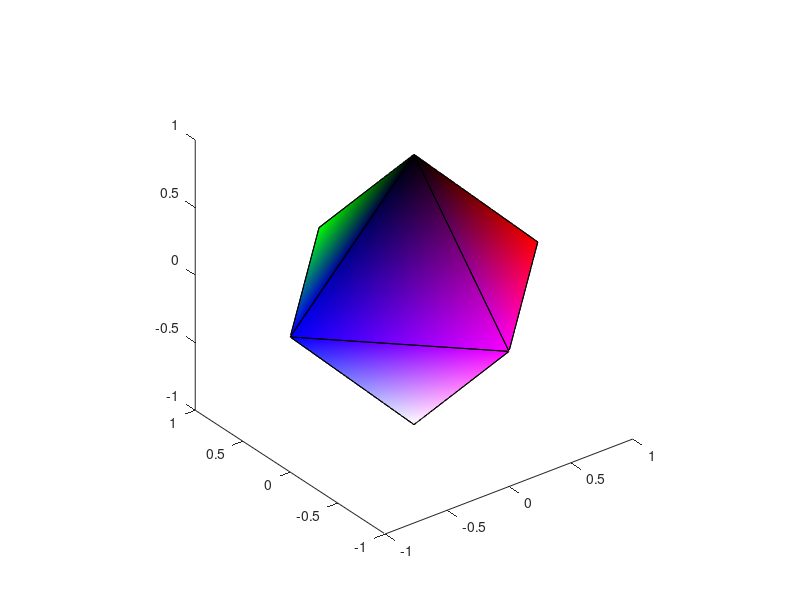

MATLAB code for this plot: (Note: this script raises an error after producing the figure.)
function mz3_demo
%creates different variations of the mz3 format
%Object is based on
% https://brainder.org/2011/09/25/braindering-with-ascii-files/

%vertex coordinates (x,y,z)
vert = [1 0 0; 0 1 0; 0 0 1; -1 0 0; 0 -1 0; 0 0 -1];
%definition of faces from vertex index (1st vertex is 1)
face = [1 2 3; 2 4 3; 4 5 3; 5 1 3; 2 1 6; 4 2 6; 5 4 6; 1 5 6];
%face = [1 2 3; 2 4 3; 4 5 3; 5 1 3; 2 6 1; 4 6 2; 5 6 4; 1 6 5];
%vertex colors RGB triplet for each vertex
vertRGB = [1 0 0; 0 1 0; 0 0 0; 0 0 1; 1 0 1; 1 1 1];
vertRGBA = [vertRGB, ones(size(vertRGB,1),1)];
%vertex intensity
inten = [1 2 3 4 5 6]';
%display results:
patch('Faces',face,'Vertices',vert,'FaceVertexCData',vertRGB, 'FaceColor','interp'); view(3); axis vis3d;
writeMz3Sub('3Mesh.mz3', face, vert);
writeMz3Sub('7ColoredMeshPerVertex.mz3', face, vert, vertRGB);
writeMz3Sub('8Scalar.mz3', [], [],inten);
writeMz3Sub('11ScalarMesh.mz3', face, vert,inten);
writeMz3Sub('15TemplateMesh.mz3', face, vert,[vertRGBA, inten]);
%per face colors
vert = [1 0 0; 0 1 0; 0 0 1; ...
        0 1 0; -1 0 0; 0 0 1; ...
        -1 0 0; 0 -1 0; 0 0 1; ...
        0 -1 0; 1 0 0; 0 0 1; ...
        0 1 0; 1 0 0; 0 0 -1; ...
        -1 0 0; 0 1 0; 0 0 -1; ...
        0 -1 0; -1 0 0; 0 0 -1; ...
        1 0 0; 0 -1 0; 0 0 -1];
face = reshape(1:24,3,8)';
vertRGB = [1 0 0; 0 1 0; 0 0 0; 0 0 1; 1 0 1; 1 1 1; 0 1 1; 1 1 0];
vertRGB = kron(vertRGB,ones(3,1));
writeMz3Sub('7ColoredMeshPerFace.mz3', face, vert, vertRGB);
%end mz3_demo()

function writeMz3Sub(filename, face, vertex,vertexColors,alpha, compress)
%function writeNv(vertex,faces,filename)
% --- save Face/Vertex data as Surfice MZ3 format file
%inputs:
% vertex: Vx3 array with X,Y,Z coordinates of each vertex
% vertexColors: Vx0 (empty), Vx1 (scalar), Vx3 (RGB), Vx4 (RGBA), (Vx5 RGBA+scalar), colors for each vertex
% face: Vx3 triangle list indexed from 1, e.g. 1,2,3 is triangle connecting first 3 vertices
% filename: name to save object
% alpha: (optional) if provided and vertexColors is Vx3 (RGB), sets transparency of vertex colors (RGB->RGBA), range 0..1
% compress: (optional) true(default)/false for lossless compression
%Example
% [f,v,c] = fileUtils.ply.readPly('stroke.ply');
% fileUtils.mz3.writeMz3('stroke.mz3',f,v,c)

if ~exist('vertexColors','var'), vertexColors = []; end;
if ~exist('alpha','var'), alpha = []; end;
if ~exist('compress','var'), compress = true; end;
if isempty(vertex) && isempty(vertexColors) && isempty(face), return; end;
if isempty(face)
    nFace = 0;
else
    nFace = size(face,1);
    if (size(face,2) ~= 3), error('triangular meshes require 3 not %d vertices per face: %s', size(face,2), mfilename); end;
end
isFace = (nFace > 0);
if isempty(vertex)
    nVert = 0;
else
    nVert = size(vertex,1);
    if (size(vertex,2) ~= 3), error('meshes require 3 (X,Y,Z) not %d dimensions per vertex: %s', size(vertex,2), mfilename); end;
end
isVert = (nVert > 0);
isRGBA = false;
if ~isempty(vertexColors) && (size(vertexColors,2) ~= 5) && (size(vertexColors,2) ~= 4) && (size(vertexColors,2) ~= 3) && (size(vertexColors,2) ~= 1)
    error('vertexColors must have 5 (RGBA+Scalar), 4 (RGBA), 3 (RGB) or 1 (Scalar) component per vertex');
end
if ~isempty(vertexColors) && (size(vertexColors,2) ~= 1)
    isRGBA = true;
    if (nVert > 0) && (size(vertexColors,1) ~= nVert), error('Number of vertices and colors must match');  end;
    nVert = size(vertexColors,1);
end
isScalar = false;
if (size(vertexColors,2) == 5) %RGBA+Scalar
    isScalar = true;
    scalarIntensity = vertexColors(:,5);
    vertexColors = vertexColors(:,1:4);
end
if (size(vertexColors,2) == 1)
    isScalar = true;
    if (nVert > 0) && (size(vertexColors,1) ~= nVert), error('Number of vertices and colors must match');  end;
    nVert = size(vertexColors,1);
    scalarIntensity = vertexColors;
end
[fid,Msg] = fopen(filename,'Wb', 'l');
if fid == -1, error(Msg); end;
%write header
attr = 0;
if isFace, attr = attr + 1; end;
if isVert, attr = attr + 2; end;
if isRGBA, attr = attr + 4; end;
if isScalar, attr = attr + 8; end;

if isFace, fprintf('has faces: attribute flags +1\n'); end;
if isVert, fprintf('has vertices: attribute flags +2\n'); end;
if isRGBA, fprintf('has colors: attribute flags +4\n'); end;
if isScalar, fprintf('has scalars: attribute flags +8\n'); end;
fprintf('%s has sum attribute flags = %d with %d vertices\n', filename, attr, nVert);

fwrite(fid, 23117, 'uint16'); %MAGIC SIG to catch ftp conversion errors http://en.wikipedia.org/wiki/Portable_Network_Graphics
fwrite(fid, attr, 'uint16'); %attr = ATTRIBUTES
fwrite(fid, nFace, 'uint32'); %nFace
fwrite(fid, nVert, 'uint32'); %nVert
fwrite(fid, 0, 'uint32'); %nSkip - bytes to skip
if isFace
    face = face - 1; %this format indexes from 0
    fwrite(fid,face','int32'); %triangle indices
end
if isVert
    fwrite(fid,vertex','float32'); %vertex coordinates
end;
if isRGBA
    if (size(vertexColors,2) ~= 4) %convert RGB -> RGBA
        if isempty(alpha), alpha = 1.0; end;
        a = ones(size(vertexColors,1),1) * alpha;
        vertexColors = [vertexColors, a];
    end
    vertexColors = vertexColors * 255; %save 0..255
    fwrite(fid,vertexColors','uint8'); %vertex coordinates
end;
if isScalar
    fwrite(fid,scalarIntensity,'float32'); %vertex coordinates
end
fclose(fid);
%compress data
% system(sprintf('/Users/rorden/Downloads/zopfli-master/zopfli -i100 %s', filename));
% system(sprintf('gzip -9 %s', filename));
if compress
    gzip(filename); %compress
    % delete(filename); %delete uncompressed
    movefile([filename '.gz'], filename); %rename
end;
%end writeMz3Sub()